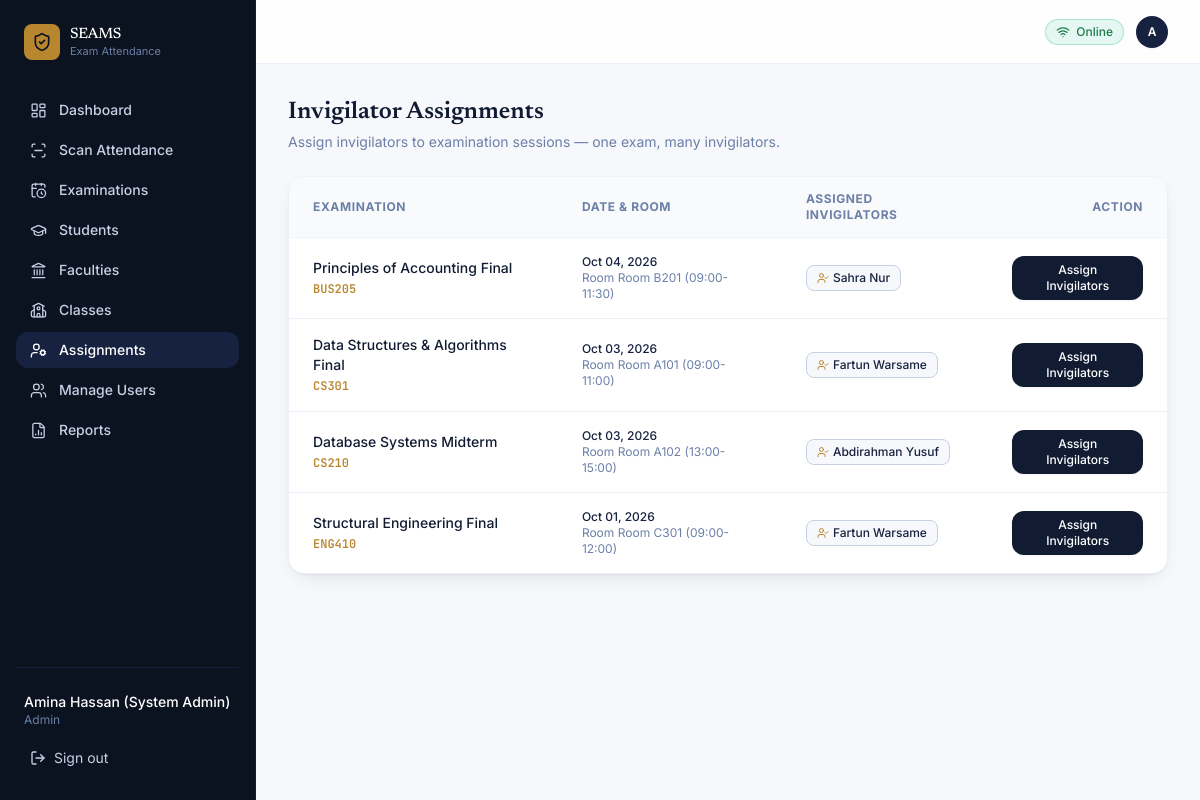
Page /assignments.php (signed in) on the committed database.
### tables this page shows
CREATE TABLE IF NOT EXISTS `users` (
    `id` INT AUTO_INCREMENT PRIMARY KEY,
    `full_name` VARCHAR(150) NOT NULL,
    `username` VARCHAR(60) NOT NULL UNIQUE,
    `email` VARCHAR(150) NOT NULL UNIQUE,
    `phone` VARCHAR(30) DEFAULT '',
    `invigilator_id` VARCHAR(50) DEFAULT '',
    `password` VARCHAR(255) NOT NULL,
    `role` ENUM('admin', 'invigilator') NOT NULL DEFAULT 'invigilator',
    `is_active` TINYINT(1) NOT NULL DEFAULT 1,
    `created_at` DATETIME DEFAULT CURRENT_TIMESTAMP
);

CREATE TABLE IF NOT EXISTS `examinations` (
    `id` INT AUTO_INCREMENT PRIMARY KEY,
    `exam_name` VARCHAR(150) NOT NULL,
    `course_code` VARCHAR(50) NOT NULL,
    `exam_date` DATE NOT NULL,
    `start_time` VARCHAR(10) NOT NULL,
    `end_time` VARCHAR(10) NOT NULL,
    `exam_room` VARCHAR(50) NOT NULL,
    `faculty` VARCHAR(100) NOT NULL,
    `department` VARCHAR(100) NOT NULL,
    `require_fee_check` TINYINT(1) NOT NULL DEFAULT 1,
    `status` ENUM('scheduled', 'ongoing', 'completed') NOT NULL DEFAULT 'scheduled',
    `created_by` INT NULL,
    `created_at` DATETIME DEFAULT CURRENT_TIMESTAMP
);

CREATE TABLE IF NOT EXISTS `exam_invigilators` (
    `id` INT AUTO_INCREMENT PRIMARY KEY,
    `exam_id` INT NOT NULL,
    `user_id` INT NOT NULL,
    UNIQUE KEY `exam_user_unique` (`exam_id`, `user_id`)
);

### config/db.php (called while the page is built, shortened)
<?php
function getDB() {
    static $pdo = null;
    if ($pdo === null) {
        try {
            $pdo = new PDO("mysql:host=" . DB_HOST . ";charset=utf8mb4", DB_USER, DB_PASS, [
                PDO::ATTR_ERRMODE => PDO::ERRMODE_EXCEPTION,
                PDO::ATTR_DEFAULT_FETCH_MODE => PDO::FETCH_ASSOC,
            ]);
            $pdo->exec("CREATE DATABASE IF NOT EXISTS `" . DB_NAME . "` CHARACTER SET utf8mb4 COLLATE utf8mb4_unicode_ci");
            $pdo->exec("USE `" . DB_NAME . "`");
        } catch (PDOException $e) {
            die("Database Connection Error: " . $e->getMessage());
        }
    }
    return $pdo;
}
function requireAuth() {
    $pdo = getDB();
    $userId = $_SESSION['user']['id'] ?? 0;
    $username = $_SESSION['user']['username'] ?? '';
    if ($userId > 0) {
        $stmt = $pdo->prepare("SELECT id, full_name, username, email, phone, role, invigilator_id FROM `users` WHERE `id` = ?");
        $stmt->execute([$userId]);
        $u = $stmt->fetch();
    }
    return $_SESSION['user'];
}

### assignments.php (the view, shortened to what this page needs)
<?php
require_once __DIR__ . '/includes/header.php';
$pdo = getDB();
$exams = $pdo->query("SELECT * FROM `examinations` ORDER BY `exam_date` DESC, `start_time` ASC")->fetchAll();
$assignMap = [];
$assignedRows = $pdo->query("SELECT ei.exam_id, u.id, u.full_name, u.invigilator_id FROM `exam_invigilators` ei JOIN `users` u ON ei.user_id = u.id")->fetchAll();
foreach ($assignedRows as $r) {
    $assignMap[$r['exam_id']][] = $r;
}
?>
<div class="space-y-6 fade-up">
    <div>
        <h1 class="font-display text-2xl text-ledger-900 font-semibold">Invigilator Assignments</h1>
        <p class="text-ledger-400 text-sm mt-1">Assign invigilators to examination sessions — one exam, many invigilators.</p>
    </div>
    <div class="bg-white rounded-2xl border border-ledger-100 shadow-card overflow-x-auto">
        <table class="w-full text-sm text-left">
            <thead class="bg-ledger-50/75 border-b border-ledger-100 text-ledger-400 text-xs font-semibold uppercase tracking-wider">
                <tr>
                    <th class="px-6 py-3.5">Examination</th>
                    <th class="px-6 py-3.5">Date & Room</th>
                    <th class="px-6 py-3.5">Assigned Invigilators</th>
                    <th class="px-6 py-3.5 text-right">Action</th>
                </tr>
            </thead>
            <tbody class="divide-y divide-ledger-100">
                <?php if (empty($exams)): ?>
                    <tr>
                        <td colspan="4" class="px-6 py-10 text-center text-ledger-400 text-sm">No examinations found.</td>
                    </tr>
                <?php else: ?>
                    <?php foreach ($exams as $e): ?>
                        <?php $assigned = $assignMap[$e['id']] ?? []; ?>
                        <tr class="hover:bg-ledger-50/40 transition-colors">
                            <td class="px-6 py-4">
                                <p class="font-medium text-ledger-900"><?= htmlspecialchars($e['exam_name']) ?></p>
                                <span class="font-mono text-xs text-seal font-semibold"><?= htmlspecialchars($e['course_code']) ?></span>
                            </td>
                            <td class="px-6 py-4 text-xs">
                                <p class="font-medium text-ledger-800"><?= date('M d, Y', strtotime($e['exam_date'])) ?></p>
                                <p class="text-ledger-400">Room <?= htmlspecialchars($e['exam_room']) ?> (<?= htmlspecialchars($e['start_time']) ?>-<?= htmlspecialchars($e['end_time']) ?>)</p>
                            </td>
                            <td class="px-6 py-4">
                                <div class="flex flex-wrap gap-1.5">
                                    <?php if (empty($assigned)): ?>
                                        <span class="text-xs text-ledger-400 italic">No invigilators assigned</span>
                                    <?php else: ?>
                                        <?php foreach ($assigned as $inv): ?>
                                            <span class="inline-flex items-center gap-1 px-2.5 py-1 rounded-lg text-xs font-medium bg-ledger-50 text-ledger-800 border border-ledger-200">
                                                <i data-lucide="user-check" class="w-3 h-3 text-seal"></i>
                                                <?= htmlspecialchars($inv['full_name']) ?>
                                            </span>
                                        <?php endforeach; ?>
                                    <?php endif; ?>
                                </div>
                            </td>
                            <td class="px-6 py-4 text-right">
                                <?php $assignedIds = array_column($assigned, 'id'); ?>
                                <button onclick='openAssignModal(<?= $e['id'] ?>, <?= json_encode($e['exam_name']) ?>, <?= json_encode($assignedIds) ?>)' class="px-3.5 py-1.5 bg-ledger-900 hover:bg-ledger-800 text-white rounded-xl text-xs font-medium transition-colors shadow-sm">
                                    Assign Invigilators
                                </button>
                            </td>
                        </tr>
                    <?php endforeach; ?>
                <?php endif; ?>
            </tbody>
        </table>
    </div>
</div>
<?php require_once __DIR__ . '/includes/footer.php'; ?>

### includes/header.php (shortened to what this page needs)
<?php
require_once __DIR__ . '/../config/db.php';
$currentUser = requireAuth();
$isAdmin = ($currentUser['role'] ?? '') === 'admin';
$currentPage = basename($_SERVER['PHP_SELF']);
function navItem($url, $label, $iconName, $currentPage) {
    $isActive = ($currentPage === $url || ($url === 'index.php' && ($currentPage === '' || $currentPage === 'index.php')));
    $activeClass = $isActive
        ? 'bg-ledger-800 text-white'
        : 'text-ledger-200 hover:bg-ledger-800/60 hover:text-white';
    echo '<a href="' . htmlspecialchars($url) . '" class="flex items-center gap-3 px-3.5 py-2 rounded-xl text-sm font-medium transition-colors ' . $activeClass . '">';
    echo '<i data-lucide="' . htmlspecialchars($iconName) . '" class="w-[17px] h-[17px] stroke-[1.8] shrink-0"></i>';
    echo '<span>' . htmlspecialchars($label) . '</span>';
    echo '</a>';
}
?>
<!DOCTYPE html>
<html lang="en">
<head>
    <script src="https://cdn.tailwindcss.com"></script>
</head>
<body class="min-h-screen flex bg-ledger-50 text-ledger-900 antialiased selection:bg-seal/20 selection:text-seal-dark">
    <aside class="hidden md:flex flex-col w-64 bg-ledger-950 shrink-0 px-4 py-6 border-r border-ledger-900 min-h-screen">
        <div class="flex items-center gap-2.5 px-2 mb-8">
            <div class="w-9 h-9 rounded-lg bg-seal flex items-center justify-center text-ledger-950">
                <i data-lucide="shield-check" class="w-5 h-5 stroke-[2]"></i>
            </div>
            <div class="leading-tight">
                <p class="font-display text-white text-[15px] font-medium tracking-tight">SEAMS</p>
                <p class="text-ledger-400 text-[11px]">Exam Attendance</p>
            </div>
        </div>
        <nav class="flex flex-col gap-1 flex-1">
            <?php navItem('index.php', 'Dashboard', 'layout-dashboard', $currentPage); ?>
            <?php if ($isAdmin): ?>
                <?php navItem('students.php', 'Students', 'graduation-cap', $currentPage); ?>
                <?php navItem('faculties.php', 'Faculties', 'landmark', $currentPage); ?>
                <?php navItem('classes.php', 'Classes', 'school', $currentPage); ?>
                <?php navItem('assignments.php', 'Assignments', 'user-cog', $currentPage); ?>
                <?php navItem('users.php', 'Manage Users', 'users', $currentPage); ?>
                <?php navItem('reports.php', 'Reports', 'file-bar-chart-2', $currentPage); ?>
            <?php endif; ?>
        </nav>
        <div class="mt-auto pt-6 border-t border-ledger-800/80">
            <div class="px-2 mb-3">
                <p class="text-white text-sm font-medium truncate"><?= htmlspecialchars($currentUser['full_name'] ?? 'Admin') ?></p>
                <p class="text-ledger-400 text-xs capitalize"><?= htmlspecialchars($currentUser['role'] ?? 'admin') ?></p>
            </div>
            <a href="logout.php" class="w-full flex items-center gap-2 px-3.5 py-2 rounded-xl text-sm text-ledger-200 hover:bg-ledger-800/60 hover:text-white transition-colors">
                <i data-lucide="log-out" class="w-4 h-4"></i> Sign out
            </a>
        </div>
    </aside>
    <div class="flex-1 flex flex-col min-w-0">
        <header class="h-16 border-b border-ledger-100 bg-white/80 backdrop-blur px-4 md:px-8 flex items-center justify-between sticky top-0 z-30">
            <div class="flex items-center gap-3">
                <div class="flex items-center gap-1.5 px-2.5 py-1 rounded-full text-xs font-medium border bg-emerald-500/10 text-eligible border-emerald-500/30" title="Connected to server">
                    <i data-lucide="wifi" class="w-3.5 h-3.5"></i>
                    <span>Online</span>
                </div>
                <div class="w-8 h-8 rounded-full bg-ledger-800 text-white flex items-center justify-center text-xs font-semibold uppercase shadow-sm">
                    <?= htmlspecialchars(mb_substr($currentUser['full_name'] ?? 'U', 0, 1)) ?>
                </div>
            </div>
        </header>
        <main class="flex-1 p-4 md:p-8 max-w-7xl w-full mx-auto">

### includes/footer.php (shortened to what this page needs)
        </main>
    </div>
</body>
</html>

### includes/header.php (style rules this page uses)
body { font-family: 'Inter', ui-sans-serif, system-ui, sans-serif; }
.font-display { font-family: 'Newsreader', ui-serif, Georgia, serif; }
.font-mono { font-family: 'JetBrains Mono', ui-monospace, monospace; }
.fade-up { animation: fadeUp 0.25s ease-out forwards; }

### rows in the picture
users: full_name "Amina Hassan (System Admin)", role "Admin", full_name "A"
examinations: exam_name "Principles of Accounting Final", course_code "BUS205", exam_date "Oct 04, 2026", exam_room "Room B201", start_time "09:00", end_time "11:30"
exam_invigilators: user.full_name "Sahra Nur"
examinations: exam_name "Data Structures & Algorithms Final", course_code "CS301", exam_date "Oct 03, 2026", exam_room "Room A101", start_time "09:00", end_time "11:00"
exam_invigilators: user.full_name "Fartun Warsame"
examinations: exam_name "Database Systems Midterm", course_code "CS210", exam_date "Oct 03, 2026", exam_room "Room A102", start_time "13:00", end_time "15:00"
exam_invigilators: user.full_name "Abdirahman Yusuf"
examinations: exam_name "Structural Engineering Final", course_code "ENG410", exam_date "Oct 01, 2026", exam_room "Room C301", start_time "09:00", end_time "12:00"
exam_invigilators: user.full_name "Fartun Warsame"

### other values in the picture
$label "Dashboard Scan Attendance Examinations Students Faculties Classes Assignments Manage Users Reports"
